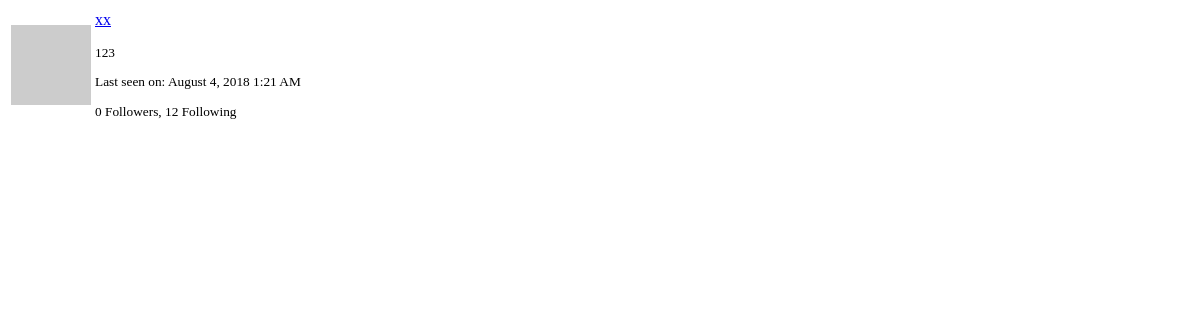
The page /user/xx/popup (signed in) on the database as committed earlier.
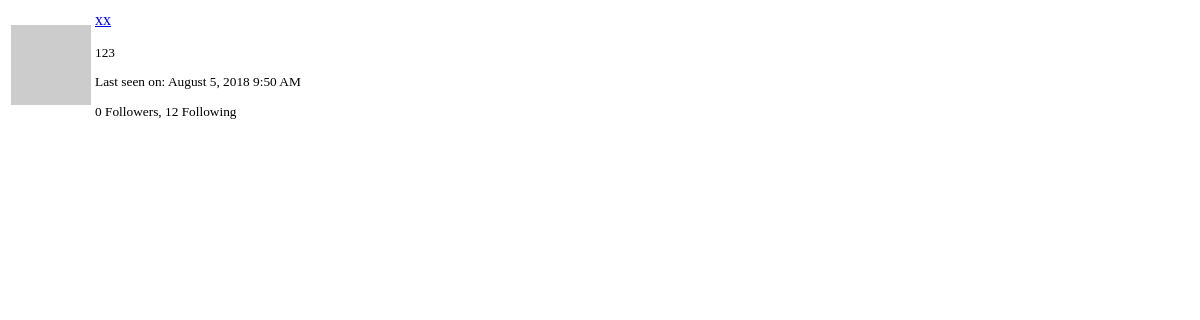
The same page on the database as committed later.
### app/models.py (models this page shows, shortened)
class User(db.Model, UserMixin):
    __tablename__ = 'user'
    id = db.Column(db.Integer, primary_key=True)
    username = db.Column(db.String(64), index=True, unique=True)
    email = db.Column(db.String(120), index=True, unique=True)
    password_hash = db.Column(db.String(128))
    posts = db.relationship('Post', backref='author', lazy='dynamic')
    about_me = db.Column(db.String(140))
    last_seen = db.Column(db.DateTime, default=datetime.utcnow)
    followed = db.relationship(
        'User', secondary=followers,
        primaryjoin=(followers.c.follower_id == id),
        secondaryjoin=(followers.c.followed_id == id),
        backref=db.backref('followers', lazy='dynamic'),
        lazy='dynamic'
    )
    def avatar(self, size):
        digest = md5(self.email.lower().encode('utf-8')).hexdigest()
        return 'https://www.gravatar.com/avatar/{}?d=identicon&s={}'.format(digest, size)

### app/main/views.py (the view)
@main.route('/user/<username>/popup')
@login_required
def user_popup(username):
    user = User.query.filter_by(username=username).first_or_404()
    return render_template('user_popup.html', user=user)

### app/main/views.py (called while the page is built)
@main.before_request
def before_request():
    if current_user.is_authenticated:
        current_user.last_seen = datetime.utcnow()
        db.session.commit()
        g.search_form = SearchForm()

### app/models.py (called while the page is built)
@login_manager.user_loader
def load_user(id):
    return User.query.get(int(id))

    @classmethod
    def before_commit(cls, session):
        session._changes = {
            'add': list(session.new),
            'update': list(session.dirty),
            'delete': list(session.deleted)
        }

    @classmethod
    def after_commit(cls, session):
        for obj in session._changes['add']:
            if isinstance(obj, SearchableMixin):
                add_to_index(obj.__tablename__, obj)
        for obj in session._changes['update']:
            if isinstance(obj, SearchableMixin):
                add_to_index(obj.__tablename__, obj)
        for obj in session._changes['delete']:
            if isinstance(obj, SearchableMixin):
                remove_from_index(obj.__tablename__, obj)
        session._changes = None

### app/templates/user_popup.html (shortened to what this page needs)
<table class="table">
    <tr>
        <td width="64" style="border: 0px;"><img src="{{ user.avatar(64) }}"></td>
        <td style="border: 0px;">
            <p><a href="{{ url_for('main.user_profile', username=user.username) }}">{{ user.username }}</a></p>
            <small>
                {% if user.about_me %}<p>{{ user.about_me }}</p>{% endif %}
                {% if user.last_seen %}
                <p>Last seen on: {{ moment(user.last_seen).format('LLL') }}</p>
                {% endif %}
                <p>{{ user.followers.count() }} Followers, {{ user.followed.count() }} Following</p>
            </small>
        </td>
    </tr>
</table>

Rows that differ between the two databases and show on the page:
changed User "xx": last_seen "August 4, 2018 1:21 AM" → "August 5, 2018 9:50 AM"
